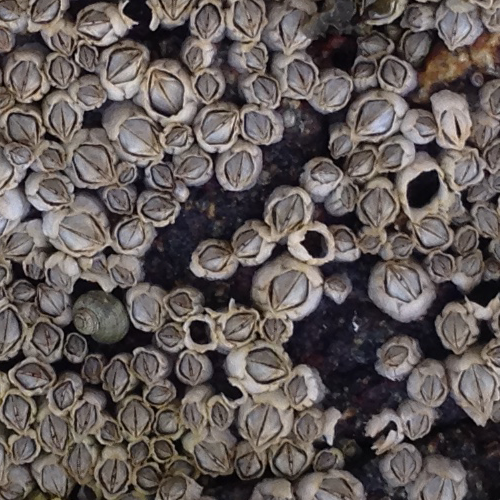
#> input picture data/unseen_img2.png, 500 x 500 px
$ python -i barnacles_analyze.py   (imports and definitions only)
#> lines starting #> are read from the running program, lines starting #| are printed output that depends on the picture; after the words box and inside, x2 and y2 are one past the last pixel; in counts of white or black regions, pixels touching at a corner belong together
# Author: Minh Nguyen

import cv2
import numpy as np

def analyze_and_count_barnacles(image_path: str):
    """
    Identifies, counts, and visualizes barnacles in a cropped image.

    Args:
        image_path (str): Path to the cropped input image (e.g., 'masked_img1.png').

    Returns:
        A tuple containing:
        - final_count (int): The number of barnacles detected.
        - output_image (np.array): The original image with detected barnacles outlined.
    """
#> called with image_path = '../data/unseen_img2.png'
    image = cv2.imread(image_path)
#> image is the input picture: shape (500, 500, 3); mean B, G, R 88.2, 90.2, 98.2
    if image is None:
        print(f"Error loading image from {image_path}")
        return 0, None

    # --- Image Pre-processing ---
    # Convert to grayscale, as color is not needed for shape detection.
    gray = cv2.cvtColor(image, cv2.COLOR_BGR2GRAY)
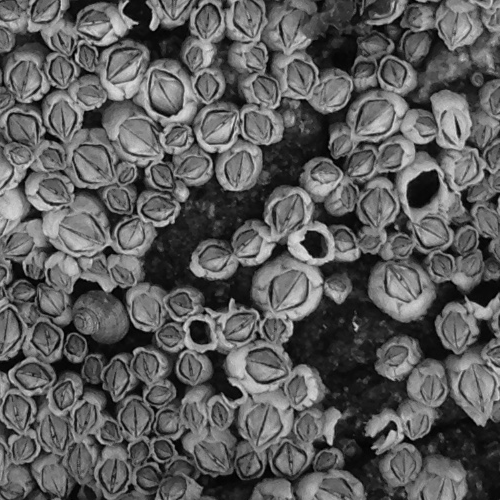
#> gray: shape (500, 500); min 0, max 223, mean 92.4

    # Apply a blur to reduce noise and smooth edges.
    blurred = cv2.GaussianBlur(gray, (5, 5), 0)
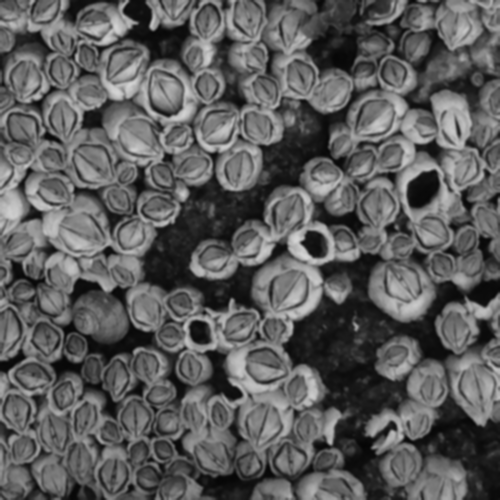
#> blurred: shape (500, 500); min 5, max 213, mean 92.4

    # Use adaptive thresholding to create a binary image (black and white).
    # This is great for handling different lighting conditions across the image.
    binary_image = cv2.adaptiveThreshold(
        blurred, 255,
        cv2.ADAPTIVE_THRESH_GAUSSIAN_C,
        cv2.THRESH_BINARY_INV,
        11, # Block size
        2   # Constant to subtract from the mean
    )
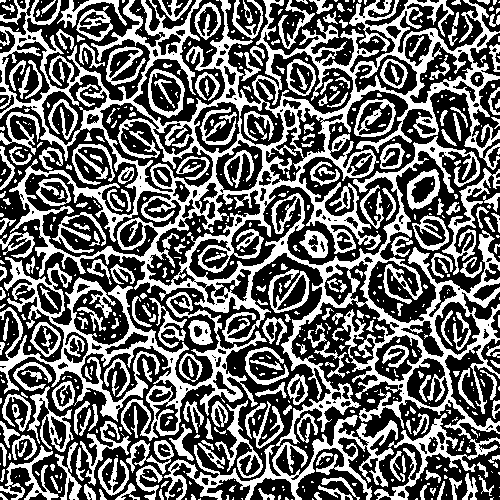
#> binary_image: shape (500, 500); 41.3% white; 688 white regions (424 under 20 px)
    cv2.imwrite("debug_binary_image.png", binary_image) # Save for inspection

    # --- Contour Detection ---
    # Find all distinct shapes in the binary image.
    contours, _ = cv2.findContours(binary_image, cv2.RETR_EXTERNAL, cv2.CHAIN_APPROX_SIMPLE)
#> contours = 527 contours, 358 with area under 20; largest, box (x1, y1, x2, y2) and area: (0, 0, 500, 500) 84146, (0, 257, 267, 441) 9981, (164, 415, 398, 500) 3370, (148, 69, 185, 118) 1330, (354, 99, 396, 137) 1200

    # --- Contour Filtering (The "Intelligence") ---
    filtered_contours = []
    for c in contours:
        # 1. Filter by Area: Remove things that are too small (noise) or too large (clumps).
        area = cv2.contourArea(c)
        if area < 30 or area > 1500: # These values need tuning!
            continue

        # 2. Filter by Shape (Circularity): Keep things that are roughly circular.
        perimeter = cv2.arcLength(c, True)
        if perimeter == 0:
            continue
        circularity = 4 * np.pi * (area / (perimeter * perimeter))
        if circularity < 0.5: # A perfect circle has a circularity of 1.
            continue

        # If the contour passes all filters, it's likely a barnacle.
        filtered_contours.append(c)
#> this loop made 527 passes
#> (area, perimeter, circularity) on passes 23, 30, 32: (57.5, 50.87, 0.279), (100.5, 107.2, 0.11), (100.5, 47.21, 0.567)
#> after the loop, filtered_contours = 18 contours; largest, box (x1, y1, x2, y2) and area: (148, 69, 185, 118) 1330, (354, 99, 396, 137) 1200, (407, 169, 440, 210) 913, (412, 215, 449, 251) 876, (76, 6, 113, 42) 764

    # --- Counting & Visualization ---
    final_count = len(filtered_contours)
#> final_count = 18

    # Create a copy of the original image to draw on.
    output_image = image.copy()

    # Draw the outlines of the detected barnacles in a bright color (e.g., green).
    cv2.drawContours(output_image, filtered_contours, -1, (0, 255, 0), 2)

    # Put the final count on the image.
    cv2.putText(
        output_image,
        f"Detected Barnacles: {final_count}",
        (10, 30),
        cv2.FONT_HERSHEY_SIMPLEX,
        1, (0, 0, 255), 2
    )
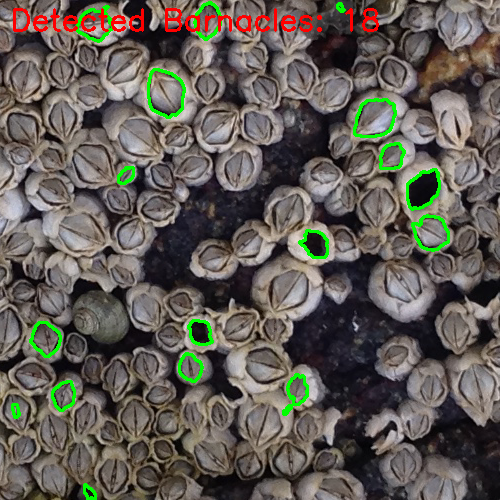
#> output_image: shape (500, 500, 3); mean B, G, R 85.6, 92.4, 97.8

    return final_count, output_image

>>> result = analyze_and_count_barnacles('../data/unseen_img2.png')
